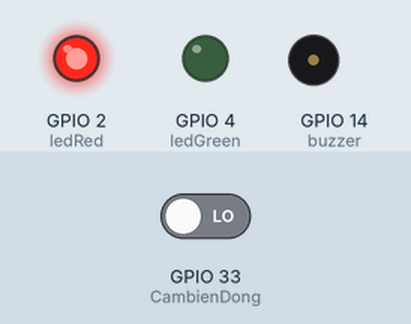
A sketch run on a simulated ESP32. Parts: output pins drawn as LEDs (lit = HIGH), buzzer (waves = sounding, pin HIGH). The test bench sets the inputs (shaded band); at power-on: GPIO 33 (CambienDong) LOW. WiFi joins after 1.5 s; servers stay silent unless stated; uploads are accepted with an empty reply; what the sketch prints to the serial monitor is not drawn.

Above: at 3.0 s.
3.1 s: GPIO 33 (CambienDong) driven HIGH
At 3.6 s:
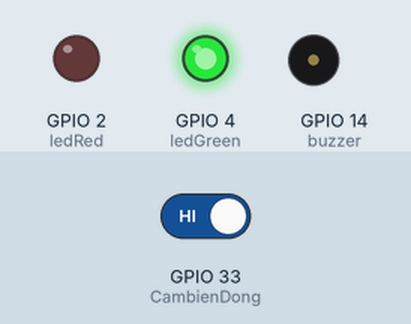
4.8 s: GPIO 33 (CambienDong) driven LOW
At 6.7 s:
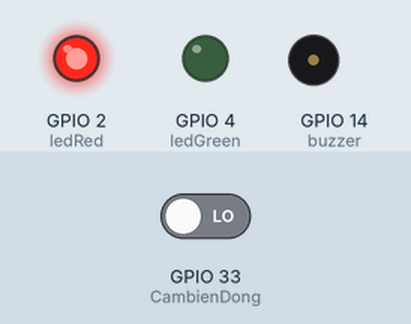
Timing chart, 0 to 12.3 s (numbered marks = the images above; inputs shaded):
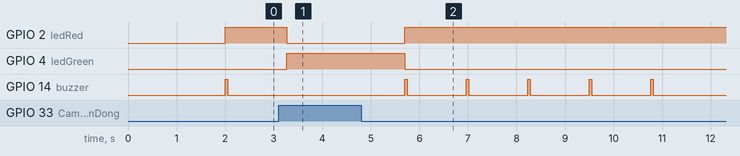

The sketch:

receiver.ino
```cpp
/*******************************************************************************
 * @file    receiver.ino
 * @author  Do Duc Nghia
 * @brief   Receiver Device receive signal and do functions
 * @details This file is written for config the receiving device. Receive signal
 *          and do alarming functions.
 *
 * @version 1.0
 * @date    2024-11-17
 * *****************************************************************************
 */

/********************************************************************
 * ====================== [ INCLUDE LIBRARY ] =======================
 ********************************************************************/
#include <WiFi.h>
#include <BlynkSimpleEsp32.h>
#include <WiFiManager.h>
#include <HTTPClient.h>

/********************************************************************
 * ======================= [ BLYNK CONFIG ] =========================
 ********************************************************************/
#define BLYNK_TEMPLATE_ID "TMPL60vHn9oDu"
#define BLYNK_TEMPLATE_NAME "THIET BI CANH BAO NHAN"
#define BLYNK_AUTH_TOKEN "PKB8ONZBg_DMCIc0rCRDAOhvsH_wqEfF"

/********************************************************************
 * ========================= [ CODING ] =============================
 ********************************************************************/
// Hàm lấy dữ liệu từ ESP8266 thông qua Blynk Cloud
String getBlynkValue(String token, String pin)
{
  HTTPClient http;
  String url = "http://blynk.cloud/external/api/get?token=" + token + "&" + pin;
  http.begin(url);
  int httpResponseCode = http.GET();
  String payload = httpResponseCode > 0 ? http.getString() : "0"; // Mặc định trả về 0 nếu lỗi
  http.end();
  return payload;
}

// Khai báo chân linh kiện
const int ledRed = 2;       // LED đỏ
const int ledGreen = 4;     // LED xanh
const int buzzer = 14;      // Buzzer
const int CambienDong = 33; // Cảm biến trạng thái đóng

// Biến điều khiển
unsigned long lastBuzzTime = 0; // Thời điểm buzzer được kích hoạt lần cuối
int buzzCount = 0;              // Đếm số lần buzzer đã kêu
bool isBuzzerResting = false;   // Trạng thái nghỉ của buzzer

// Biến trạng thái cảm biến
bool stateDong = false; // Trạng thái cảm biến đóng
bool stateKhoa = false; // Trạng thái nhận qua Blynk

void setup()
{
  Serial.begin(115200);

  // Sử dụng WiFiManager để tự động kết nối WiFi
  WiFiManager wifiManager;
  if (!wifiManager.autoConnect("ESP32_AP"))
  {
    Serial.println("Không thể kết nối WiFi.");
    delay(3000);
    ESP.restart(); // Khởi động lại nếu không kết nối được
  }

  // Kết nối Blynk
  Blynk.begin(BLYNK_AUTH_TOKEN, WiFi.SSID().c_str(), WiFi.psk().c_str());
  Serial.println("Kết nối WiFi và Blynk thành công!");

  // Thiết lập các chân linh kiện
  pinMode(ledRed, OUTPUT);
  pinMode(ledGreen, OUTPUT);
  pinMode(buzzer, OUTPUT);
  pinMode(CambienDong, INPUT);

  // Tắt thiết bị ban đầu
  digitalWrite(ledRed, LOW);
  digitalWrite(ledGreen, LOW);
  digitalWrite(buzzer, LOW);
}

void loop()
{
  Blynk.run(); // Chạy Blynk

  // Cập nhật trạng thái từ Blynk Cloud
  String sensorValue = getBlynkValue("t51NitTmbqL0ZIQSce6630sdXghh_gnT", "V3"); // Thay token ESP8266
  stateKhoa = (sensorValue == "1");

  // Đọc trạng thái cảm biến
  stateDong = digitalRead(CambienDong);

  // Biến lưu trạng thái gửi lên Blynk
  String statusMessageDong = "";
  String statusMessageKhoa = "";

  // Xử lý trạng thái cảm biến và thiết bị
  if (stateDong && !stateKhoa)
  {
    digitalWrite(ledRed, LOW);
    digitalWrite(ledGreen, HIGH);
    digitalWrite(buzzer, LOW); // Tắt buzzer
    statusMessageDong = "Ban Da Dong";
    statusMessageKhoa = "Ban Da Khoa";
    buzzCount = 0;           // Reset đếm buzzer
    isBuzzerResting = false; // Hủy trạng thái nghỉ
  }
  else if (!stateDong)
  {
    digitalWrite(ledRed, HIGH);
    digitalWrite(ledGreen, LOW);
    statusMessageDong = "Ban Chua Dong";
    statusMessageKhoa = "Ban Chua Khoa";
    handleBuzzer(); // Kích hoạt buzzer
  }
  else if (stateDong && stateKhoa)
  {
    digitalWrite(ledRed, HIGH);
    digitalWrite(ledGreen, LOW);
    statusMessageDong = "Ban Da Dong";
    statusMessageKhoa = "Ban Chua Khoa";
    handleBuzzer(); // Kích hoạt buzzer
  }

  // Gửi trạng thái lên Blynk
  Blynk.virtualWrite(V1, statusMessageDong); // Gửi trạng thái đóng
  Blynk.virtualWrite(V2, statusMessageKhoa); // Gửi trạng thái khóa

  // Hiển thị trạng thái qua Serial Monitor
  Serial.println("=== Trạng thái sau xử lý ===");
  Serial.print("CambienDong: ");
  Serial.println(stateDong ? "HIGH" : "LOW");
  Serial.print("CambienKhoa: ");
  Serial.println(stateKhoa ? "HIGH" : "LOW");
  Serial.print("LED Đỏ: ");
  Serial.println(digitalRead(ledRed) ? "BẬT" : "TẮT");
  Serial.print("LED Xanh: ");
  Serial.println(digitalRead(ledGreen) ? "BẬT" : "TẮT");
  Serial.print("Trạng thái đóng: ");
  Serial.println(statusMessageDong);
  Serial.print("Trạng thái khóa: ");
  Serial.println(statusMessageKhoa);
  Serial.print("Buzzer: ");
  Serial.println(digitalRead(buzzer) ? "BẬT" : "TẮT");
  Serial.println("==========================");
  delay(1000);
}

// Hàm điều khiển buzzer
void handleBuzzer()
{
  unsigned long currentTime = millis();

  if (isBuzzerResting)
  {
    if (currentTime - lastBuzzTime >= 10000)
    {
      buzzCount = 0;
      isBuzzerResting = false;
    }
    return;
  }

  if (buzzCount < 5)
  {
    if (currentTime - lastBuzzTime >= 1000)
    {
      digitalWrite(buzzer, HIGH);
      delay(50);
      digitalWrite(buzzer, LOW);
      lastBuzzTime = millis();
      buzzCount++;
      Serial.println("Buzzer đang kêu...");
    }
  }
  else
  {
    isBuzzerResting = true;
    lastBuzzTime = millis();
    Serial.println("Buzzer đang nghỉ...");
  }
}
```

Measured:
- after the input at 3.1 s, GPIO 2 (ledRed): HIGH → LOW after 0.17 s; GPIO 4 (ledGreen): LOW → HIGH after 0.17 s; GPIO 14 (buzzer): stops changing and stays LOW
- after the input at 4.8 s, GPIO 2 (ledRed): LOW → HIGH after 0.90 s; GPIO 4 (ledGreen): HIGH → LOW after 0.90 s; GPIO 14 (buzzer): alternates HIGH for 0.05 s and LOW for 1.2 s, 10 changes in all, then stays LOW, starting after 0.90 s
